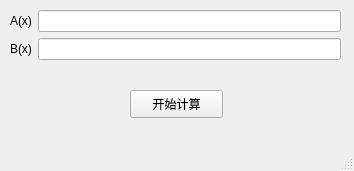
<?xml version="1.0" encoding="UTF-8"?>
<ui version="4.0">
 <class>MainWindow</class>
 <widget class="QMainWindow" name="MainWindow">
  <property name="geometry">
   <rect>
    <x>0</x>
    <y>0</y>
    <width>354</width>
    <height>171</height>
   </rect>
  </property>
  <property name="windowTitle">
   <string>多项式计算</string>
  </property>
  <widget class="QWidget" name="centralwidget">
   <widget class="QPushButton" name="pushButton">
    <property name="geometry">
     <rect>
      <x>130</x>
      <y>90</y>
      <width>93</width>
      <height>28</height>
     </rect>
    </property>
    <property name="text">
     <string>开始计算</string>
    </property>
   </widget>
   <widget class="QWidget" name="layoutWidget">
    <property name="geometry">
     <rect>
      <x>10</x>
      <y>10</y>
      <width>331</width>
      <height>61</height>
     </rect>
    </property>
    <layout class="QVBoxLayout" name="verticalLayout">
     <property name="sizeConstraint">
      <enum>QLayout::SetMinAndMaxSize</enum>
     </property>
     <item>
      <layout class="QHBoxLayout" name="horizontalLayout">
       <item>
        <widget class="QLabel" name="label">
         <property name="text">
          <string>A(x)</string>
         </property>
        </widget>
       </item>
       <item>
        <widget class="QLineEdit" name="EditA"/>
       </item>
      </layout>
     </item>
     <item>
      <layout class="QHBoxLayout" name="horizontalLayout_2">
       <item>
        <widget class="QLabel" name="label_2">
         <property name="text">
          <string>B(x)</string>
         </property>
        </widget>
       </item>
       <item>
        <widget class="QLineEdit" name="EditB"/>
       </item>
      </layout>
     </item>
    </layout>
   </widget>
  </widget>
  <widget class="QMenuBar" name="menubar">
   <property name="geometry">
    <rect>
     <x>0</x>
     <y>0</y>
     <width>354</width>
     <height>26</height>
    </rect>
   </property>
  </widget>
  <widget class="QStatusBar" name="statusbar"/>
 </widget>
 <resources/>
 <connections/>
</ui>
